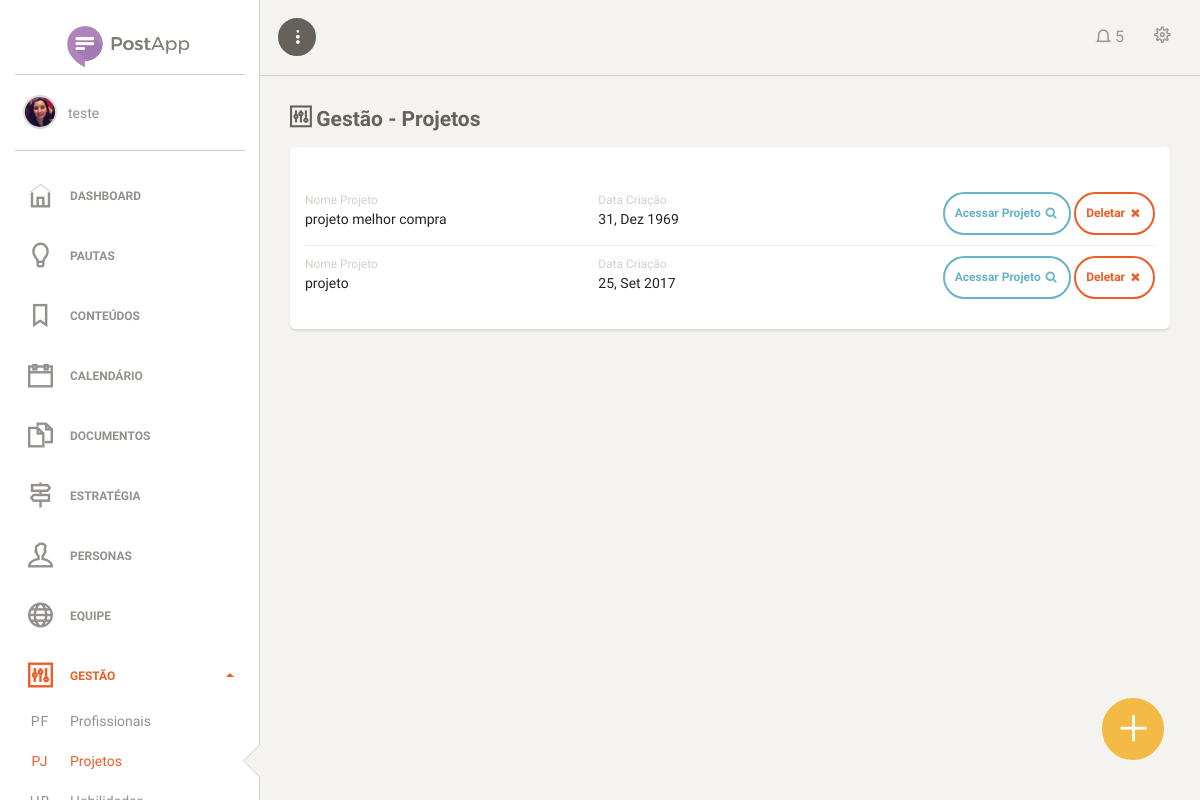
Before: /view/adm/projetos.php (signed in) with the older database file.
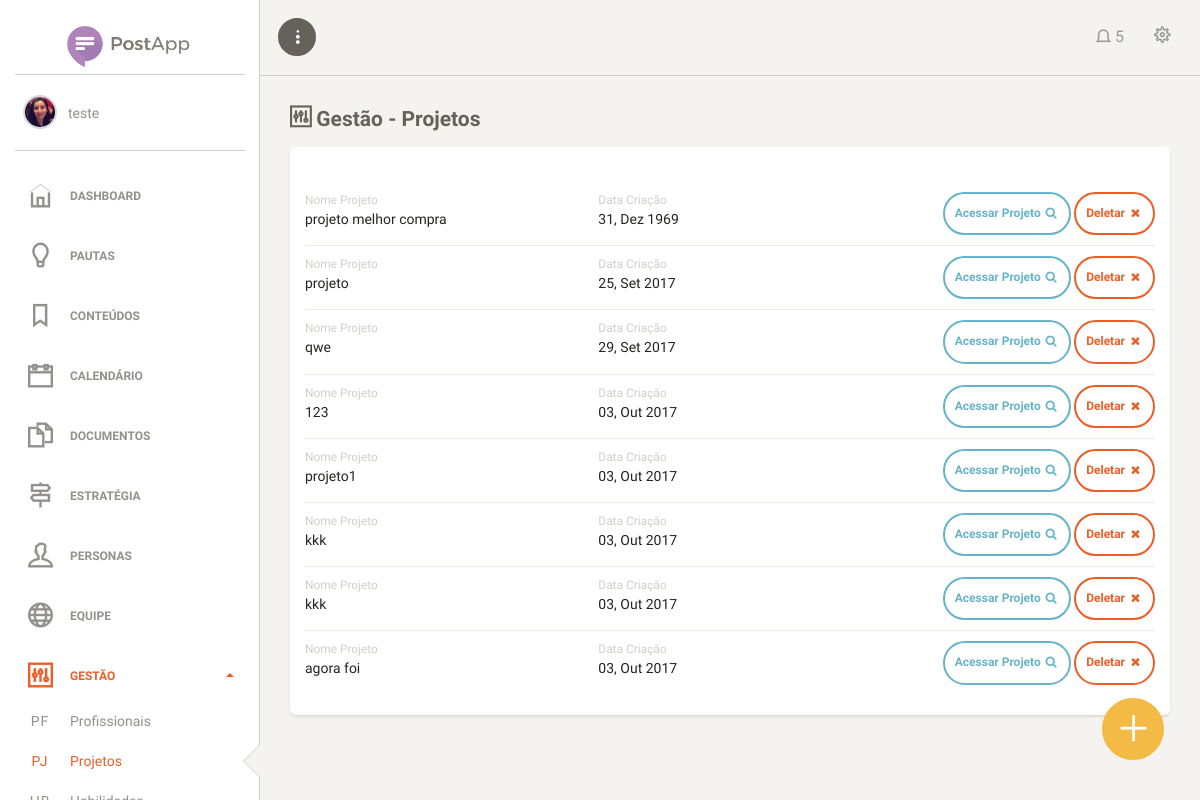
After: the same page with the newer database file.
### tables this page shows
CREATE TABLE `projetos` (
  `id_projeto` int(11) NOT NULL,
  `nome_projeto` varchar(45) DEFAULT NULL,
  `cadastro_projeto` timestamp NULL DEFAULT CURRENT_TIMESTAMP,
  `site_projeto` varchar(45) DEFAULT NULL,
  `responsavel_projeto` int(11) NOT NULL
);

### model/stConexao.php (called while the page is built, shortened)
<?php
class Conexao {
    public static $instance;
    private static $user = USER;
    private static $pass = PASS;
    public static function getInstance() {
        try {
            if (!isset(self::$instance)) {
                self::$instance = new PDO('mysql:host=' . HOST . ';dbname=' . BANCO, self::$user, self::$pass, array(PDO::MYSQL_ATTR_INIT_COMMAND => "SET NAMES utf8"));
                self::$instance->setAttribute(PDO::ATTR_ERRMODE, PDO::ERRMODE_EXCEPTION);
                self::$instance->setAttribute(PDO::ATTR_ORACLE_NULLS, PDO::NULL_EMPTY_STRING);
            }
            return self::$instance;
        } catch (PDOException $ex) {
            echo '<h1>Erro interno de servidor. Por favor, entre em contato com um de nossos desenvolvedores.</h1>';
            echo '<br>email: contato@melhorcomprapocos.com.br';
            echo '<br>Erro'. $ex->getMessage();
            echo '<br>mysql:host=' . HOST . ';dbname=' . BANCO, self::$user, self::$pass, array(PDO::MYSQL_ATTR_INIT_COMMAND => "SET NAMES utf8");
            die();
        }
    }
}

### model/projetos.php (called while the page is built, shortened)
<?php
require_once 'stConexao.php';
class projetos {
	public static function getAll() {
	 try {
		$stmt = Conexao::getInstance()->prepare("SELECT * FROM projetos");
		 $stmt->execute();
			$colunas = array();
			while ($row = $stmt->fetch(PDO::FETCH_OBJ)) {
				array_push($colunas, $row);
			}
			return $colunas;
		} catch(PDOException $ex) {
		return false;
		}
	}
}

### lib/operacoes.php (called while the page is built, shortened)
<?php
function mesEscrito($date) {
    $meses = array('01' => 'Jan',
        '02' => 'Fev',
        '03' => 'Mar',
        '04' => 'Abr',
        '05' => 'Mai',
        '06' => 'Jun',
        '07' => 'Jul',
        '08' => 'Ago',
        '09' => 'Set',
        '10' => 'Out',
        '11' => 'Nov',
        '12' => 'Dez'
    );
    $mes = date('m', strtotime($date));
    return $meses[$mes];
}

### view/adm/projetos.php (the view, shortened to what this page needs)
<?php
require_once '../../lib/operacoes.php';
require_once '../../model/projetos.php';
$projetos = projetos::getAll();
?>
<html lang="pt-br">
    <head>
        <?php require_once './includes/header_imports.php'; ?>
    </head>
    <body>
        <div class="wrapper">
            <?php require_once './includes/side_bar.php'; ?>
            <div class="main-panel">
                <?php require_once './includes/menu_topo.php'; ?>
                <div class="content">
                    <div class="container-fluid">
                        <h4 class="title"><i class="ti-panel"></i> Gestão - Projetos</h4>
                        <div class="row">
                            <div class="col-md-12">
                                <div class="card">
                                    <div class="card-header">
                                    </div>
                                    <div class="card-content">
                                        <ul class="list-unstyled team-members">
                                            <?php foreach($projetos as $projeto): ?>
                                                <li id="projetoId<?= $projeto->id_projeto ?>">
                                                    <div class="row">
                                                        <div class="col-xs-4">
                                                            <span class="text-muted"><small>Nome Projeto</small></span>
                                                            <br>
                                                            <?= $projeto->nome_projeto ?>
                                                        </div>
                                                        <div class="col-xs-4">
                                                            <span class="text-muted"><small>Data Criação</small></span>
                                                            <br>
                                                            <?= date("d", strtotime($projeto->cadastro_projeto)) ?>, <?= mesEscrito($projeto->cadastro_projeto) ?> <?= date("Y", strtotime($projeto->cadastro_projeto)) ?>
                                                        </div>
                                                        <div class="col-xs-4 text-right">
                                                            <a href="dashboard.php?p=<?= $projeto->id_projeto ?>" class="btn btn-sm btn-info btn-icon">Acessar Projeto <i class="fa fa-search"></i></a>
                                                            <btn type="button" onclick="deletaProjeto('<?= $projeto->id_projeto ?>',this);" class="btn btn-sm btn-danger btn-icon">Deletar <i class="fa fa-times"></i></btn>
                                                        </div>
                                                    </div>
                                                </li>
                                            <?php endforeach;?>
                                        </ul>
                                    </div>
                                </div>
                            </div>
                        </div>
                    </div>
                </div>
                <a href="#" onclick="ativaModal()" class="btn btn-icon btn-fixed">
                    <i class="ti-plus"></i>
                </a>
            </div>
        </div>
    </body>
</html>

### view/adm/includes/header_imports.php (shortened to what this page needs)
<link href="assets/css/bootstrap.min.css" rel="stylesheet" />
<link href="assets/css/paper-dashboard.css" rel="stylesheet" />
<link href="http://maxcdn.bootstrapcdn.com/font-awesome/latest/css/font-awesome.min.css" rel="stylesheet">
<link href="assets/css/themify-icons.css" rel="stylesheet">
<link href="assets/css/custom.css" rel="stylesheet">
<link href="http://cdnjs.cloudflare.com/ajax/libs/summernote/0.8.7/summernote.css" rel="stylesheet">

### view/adm/includes/side_bar.php (shortened to what this page needs)
<?php
$detalhe_pagina = explode("/", $_SERVER['PHP_SELF']);
$detalhe_pagina = end($detalhe_pagina);
$array_gestao = array('time.php','projetos.php','habilidades.php','tipo_conteudo.php','idiomas.php','categorias.php');
?>
<div class="sidebar" data-background-color="white" data-active-color="danger">
    <div class="logo">
        <a href="dashboard.php" class="simple-text logo-normal">
            <img src="assets/img/logo-postspo.png">
        </a>
    </div>
    <div class="sidebar-wrapper">
        <div class="user">
            <div class="info">
                <div class="photo">
                    <img src="../../uploads/usuarios/<?= $_SESSION['foto_usuario']?>" />
                </div>
                <a href="perfil.php">
                    <span>
                        <?= $_SESSION['nome_usuario']?>
                    </span>
                </a>
            </div>
        </div>
        <ul class="nav">
            <li class="<?= $detalhe_pagina == "dashboard.php" ? "active" : "" ?>">
                <a href="dashboard.php">
                    <i class="ti-home"></i>
                    <p>Dashboard
                    </p>
                </a>
            </li>
            <li class="<?= $detalhe_pagina == "pautas.php" ? "active" : "" ?>">
                <a href="pautas.php">
                    <i class="ti-light-bulb"></i>
                    <p>Pautas</p>
                </a>
            </li>
            <li class="<?= $detalhe_pagina == "conteudos.php" ? "active" : "" ?>">
                <a href="conteudos.php">
                    <i class="ti-bookmark"></i>
                    <p>Conteúdos</p>
                </a>
            </li>
            <li class="<?= $detalhe_pagina == "calendario.php" ? "active" : "" ?>">
                <a href="calendario.php">
                    <i class="ti-calendar"></i>
                    <p>Calendário</p>
                </a>
            </li>
            <li class="<?= $detalhe_pagina == "documentos.php" ? "active" : "" ?>">
                <a href="documentos.php">
                    <i class="ti-files"></i>
                    <p>Documentos</p>
                </a>
            </li>
            <li class="<?= $detalhe_pagina == "estrategia.php" ? "active" : "" ?>">
                <a href="estrategia.php">
                    <i class="ti-direction-alt"></i>
                    <p>Estratégia</p>
                </a>
            </li>
            <li class="<?= $detalhe_pagina == "personas.php" ? "active" : "" ?>">
                <a href="personas.php">
                    <i class="ti-user"></i>
                    <p>Personas</p>
                </a>
            </li>
            <li class="<?= $detalhe_pagina == "equipe.php" ? "active" : "" ?>">
                <a href="equipe.php">
                    <i class="ti-world"></i>
                    <p>Equipe</p>
                </a>
            </li>
            <?php if($_SESSION['funcao_usuario'] == '0'):?>
                <li class="<?= in_array($detalhe_pagina, $array_gestao) ? "active": "" ?>">
                    <a data-toggle="collapse" href="#gestao" <?= in_array($detalhe_pagina, $array_gestao) ? 'aria-expanded="true"': '' ?>>
                        <i class="ti-panel"></i>
                        <p>
                            Gestão
                            <b class="caret"></b>
                        </p>
                    </a>
                    <div class="collapse <?= in_array($detalhe_pagina, $array_gestao) ? 'in': '' ?>" id="gestao" <?= in_array($detalhe_pagina, $array_gestao) ? 'aria-expanded="true"': '' ?>>
                        <ul class="nav">
                            <li class="<?= $detalhe_pagina == "time.php" ? "active" : "" ?>">
                                <a href="time.php">
                                    <span class="sidebar-mini">PF</span>
                                    <span class="sidebar-normal">Profissionais</span>
                                </a>
                            </li>
                            <li class="<?= $detalhe_pagina == "projetos.php" ? "active" : "" ?>">
                                <a href="projetos.php">
                                    <span class="sidebar-mini">PJ</span>
                                    <span class="sidebar-normal">Projetos</span>
                                </a>
                            </li>
                            <li class="<?= $detalhe_pagina == "habilidades.php" ? "active" : "" ?>">
                                <a href="habilidades.php">
                                    <span class="sidebar-mini">HB</span>
                                    <span class="sidebar-normal">Habilidades</span>
                                </a>
                            </li>
                        </ul>
                    </div>
                </li>
            <?php endif;?>
        </ul>
    </div>
</div>

### view/adm/includes/menu_topo.php (shortened to what this page needs)
<nav class="navbar navbar-default">
    <div class="container-fluid">
        <div class="navbar-minimize">
            <button id="minimizeSidebar" class="btn btn-fill btn-icon"><i class="ti-more-alt"></i></button>
        </div>
        <div class="navbar-header">
            <a class="navbar-brand" href="#icons"><?= $_SESSION['nome_projeto'] ?></a>
        </div>
        <div class="collapse navbar-collapse">
            <ul class="nav navbar-nav navbar-right">
                <li class="dropdown">
                    <a href="#notifications" class="dropdown-toggle btn-rotate" data-toggle="dropdown">
                        <i class="ti-bell"></i>
                        <span class="notification">5</span>
                    </a>
                </li>
                <li class="menu-engrenagem">
                    <a href="#settings" class="dropdown-toggle btn-rotate" data-toggle="dropdown">
                        <i class="ti-settings"></i>
                    </a>
                </li>
            </ul>
        </div>
    </div>
</nav>

### view/adm/assets/css/custom.css (style rules this page uses)
.btn.btn-icon, .navbar .navbar-nav > li > a.btn.btn-icon { padding: 10px; }
h4.title { margin-top: 0; }
.btn-fixed { position: fixed; bottom: 5%; right: 3%; font-size: 2em; color: #fff; background: #f3bb45; border-color: #f3bb45; padding: 15px !important; border-radius: 100% !important; }
.logo-normal img { width: 130px; margin-left: -5px; }

Changed rows visible on the page:
added projetos: nome_projeto "qwe", cadastro_projeto "29", cadastro_projeto "Set", cadastro_projeto "2017"
added projetos: nome_projeto "123", cadastro_projeto "03", cadastro_projeto "Out", cadastro_projeto "2017"
added projetos: nome_projeto "projeto1", cadastro_projeto "03", cadastro_projeto "Out", cadastro_projeto "2017"
added projetos: nome_projeto "kkk", cadastro_projeto "03", cadastro_projeto "Out", cadastro_projeto "2017"
added projetos: nome_projeto "kkk", cadastro_projeto "03", cadastro_projeto "Out", cadastro_projeto "2017"
added projetos: nome_projeto "agora foi", cadastro_projeto "03", cadastro_projeto "Out", cadastro_projeto "2017"
